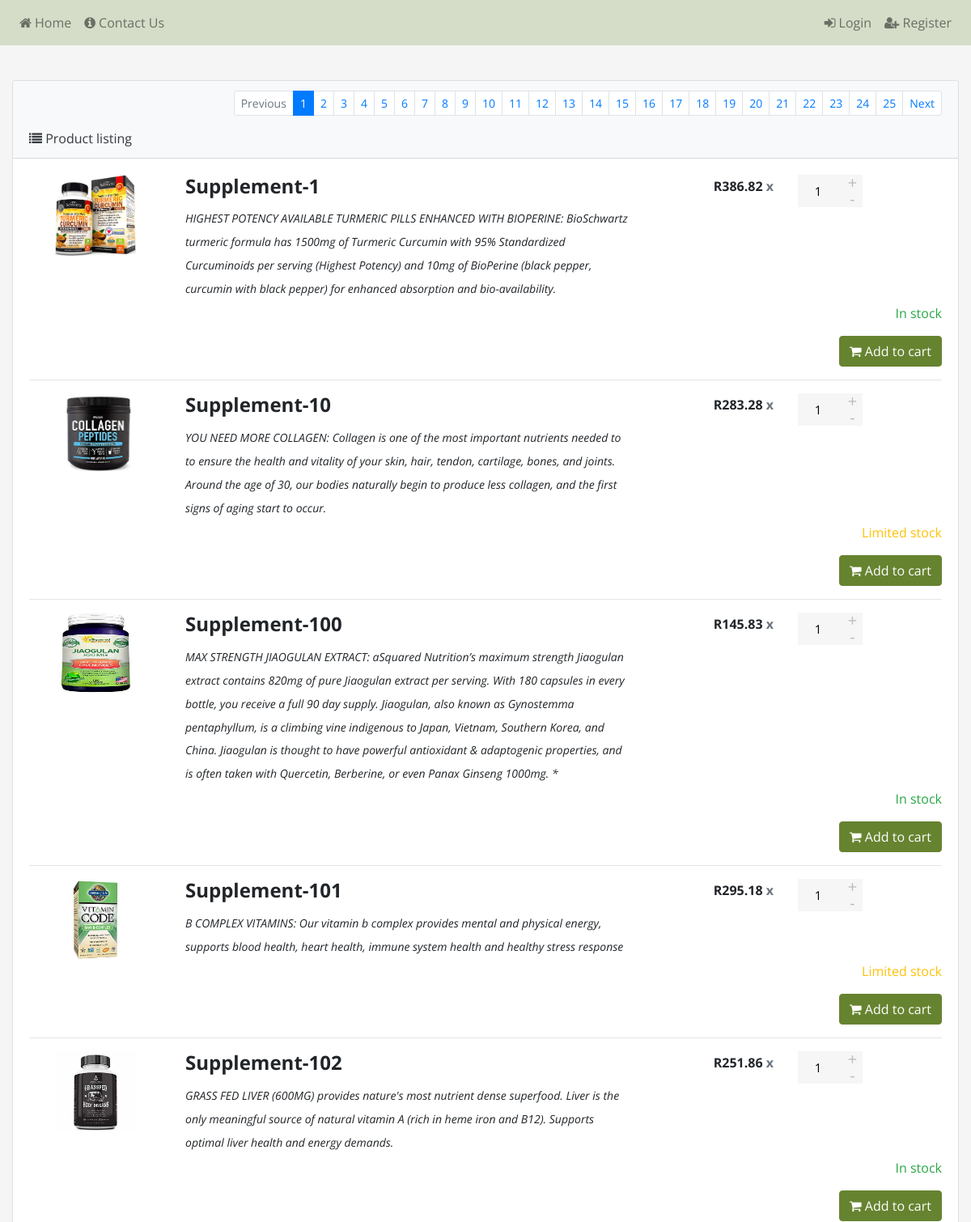
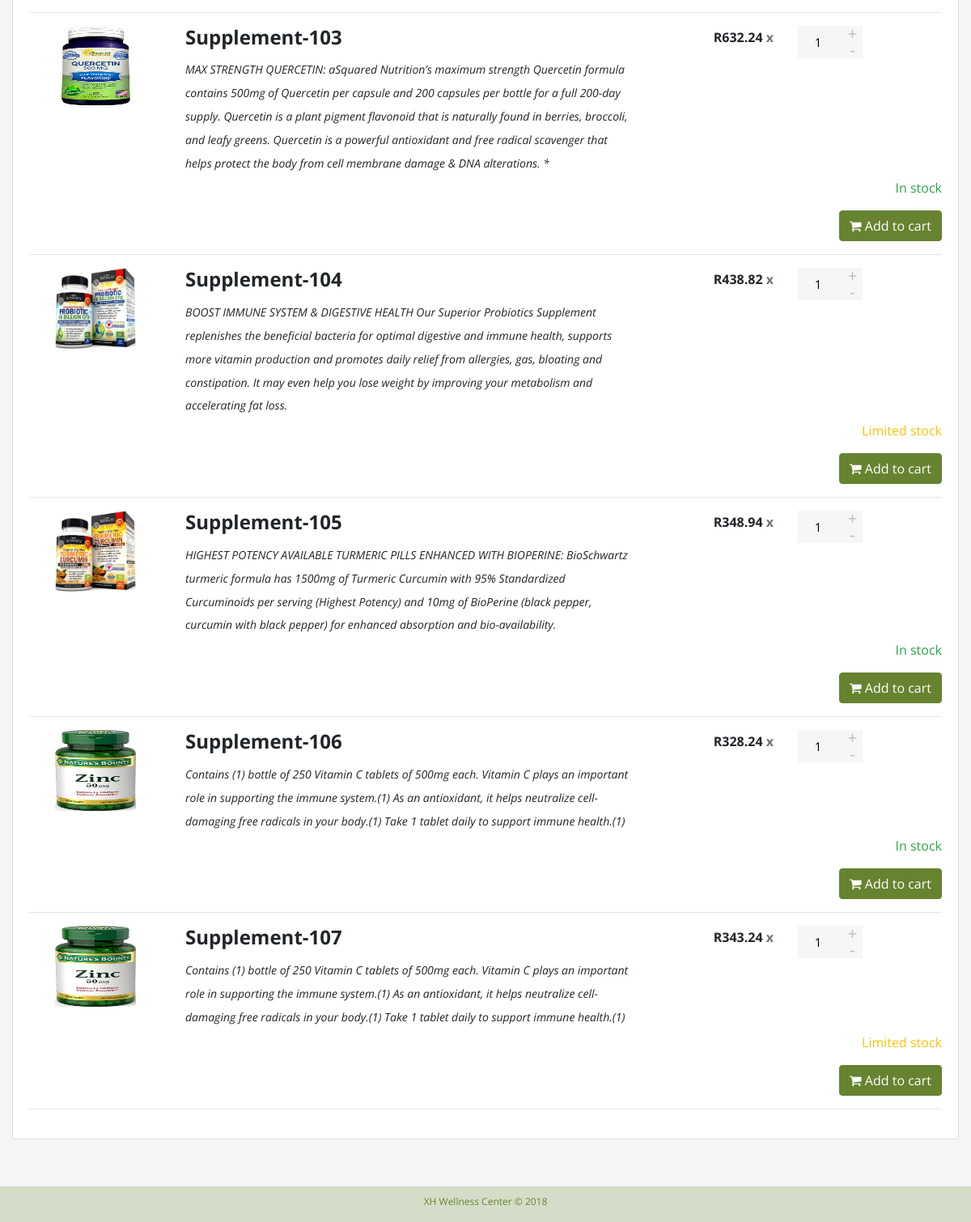
/products.php, run on the app's committed database (2 pictures, top to bottom).
### tables this page shows
CREATE TABLE `supplements` (
  `supplement_id` varchar(50) NOT NULL,
  `description_id` int(11) UNSIGNED DEFAULT NULL,
  `cost_excl` decimal(13,2) NOT NULL,
  `cost_incl` decimal(13,2) NOT NULL,
  `perc_inc` decimal(13,2) NOT NULL,
  `cost_client` decimal(13,2) NOT NULL,
  `supplier_id` int(11) UNSIGNED DEFAULT NULL,
  `min_levels` int(11) NOT NULL,
  `stock_levels` int(11) NOT NULL,
  `nappi_code` varchar(255) NOT NULL
);

CREATE TABLE `supplement_descriptions` (
  `description_id` int(11) UNSIGNED NOT NULL,
  `supplement_description` varchar(255) NOT NULL,
  `long_description` text NOT NULL,
  `img_path` varchar(255) NOT NULL
);

### classes/Database.php (called while the page is built, shortened)
<?php
class Database {
    private $host = DB_HOST;
    private $user = DB_USER;
    private $pass = DB_PASS;
    private $dbname = DB_NAME;
    private $dbh;
    public function __construct() {
        $dsn = 'mysql:host=' . $this->host . ';dbname=' . $this->dbname;
        $options = array(
            PDO::ATTR_PERSISTENT => true,
            PDO::ATTR_ERRMODE => PDO::ERRMODE_EXCEPTION
        );
        try {
            $this->dbh = new PDO($dsn, $this->user, $this->pass, $options);
        } catch(PDOException $e) {
            $this->error = $e->getMessage();
        }
    }
    public function query($query) {
        $this->stmt = $this->dbh->prepare($query);
    }
    public function bind($param, $value, $type = null) {
        if (is_null($type)) {
            switch (true) {
                case is_int($value):
                    $type = PDO::PARAM_INT;
                    break;
                default:
                    $type = PDO::PARAM_STR;
            }
        }
        $this->stmt->bindValue($param, $value, $type);
    }
    public function execute() {
        return $this->stmt->execute();
    }
    public function resultset() {
        $this->execute();
        return $this->stmt->fetchAll(PDO::FETCH_ASSOC);
    }
    public function single() {
        $this->execute();
        return $this->stmt->fetch(PDO::FETCH_ASSOC);
    }
}
?>

### controller/product_controller.php (called while the page is built, shortened)
<?php
require_once('classes/Product.php');
function getProducts($start_from, $limit_val) {
    $database = new Database();
    $database->query('SELECT supplement_id FROM supplements ORDER BY supplement_id ASC LIMIT :start_from, :limit_val');
    $database->bind(':start_from', $start_from);
    $database->bind(':limit_val', $limit_val);
    $data = $database->resultset();
    if (!empty($data)) {
        foreach ($data as $value) {
            $product = new Product($value['supplement_id']);
            $array[] = $product->get_product_card();
        }
    }
    return $array;
}
function getProductsTotal() {
    $database = new Database();
    $database->query('SELECT COUNT(supplement_id) AS total_supplements FROM supplements');
    $row = $database->single();
    if (!empty($row)) {
       return $row['total_supplements'];
    }
}
?>

### classes/Product.php (called while the page is built, shortened)
<?php
require_once('Database.php');
class Product {
    protected $supplement_id, $description, $long_description, $cost_excl, $cost_incl, $perc_inc;
    protected $cost_client, $supplier_id, $min_levels, $stock_levels, $nappi_code, $product_img;
    protected $database;
    public function __construct($supplement_id = null) {
        $this->database = new Database();
        if (!is_null($supplement_id)) {
            $this->set_product_data($supplement_id);
        }
    }
    private function set_product_data($supplement_id) {
        $this->database->query('SELECT * FROM supplements INNER JOIN supplement_descriptions on supplements.description_id = supplement_descriptions.description_id WHERE supplement_id = :supplement_id');
        $this->database->bind(':supplement_id', $supplement_id);
        $row = $this->database->single();
        if (!empty($row)) {
            $this->supplement_id = $row['supplement_id'];
            $this->description = $row['supplement_description'];
            $this->long_description = $row['long_description'];
            $this->cost_client = $row['cost_client'];
            $this->stock_levels = $row['stock_levels'];
            $this->product_img = $row['img_path'];
        }
    }
    public function get_supplement_id() {
        return $this->supplement_id;
    }
    public function get_description() {
        return $this->description;
    }
    public function get_long_description() {
        return $this->long_description;
    }
    public function get_cost_client() {
        return $this->cost_client;
    }
    public function get_stock_levels() {
        return $this->stock_levels;
    }
    public function get_product_img() {
        return $this->product_img;
    }
    public function get_product_card() {
        $stock_level = $this->get_stock_levels();
        if ($stock_level > 0 && $stock_level <= 10) {
            $stock_status = 'Limited stock';
            $stock_style = 'text-warning';
        } else if ($stock_level > 10) {
            $stock_status = 'In stock';
            $stock_style = 'text-success';
        } else {
            $stock_status = 'Out of stock';
            $stock_style = 'text-danger';
        }
        $product_card = [
            "supplement_id" => $this->get_supplement_id(),
            "long_description" => $this->get_long_description(),
            "stock_status" => $stock_status,
            "stock_style" => $stock_style,
            "cost" => 'R' . number_format($this->get_cost_client(), 2, '.', ' '),
            "description" => $this->get_description(),
            "img" => $this->get_product_img()
        ];
        return $product_card;
    }
}
?>

### products.php (the view, shortened to what this page needs)
<?php
require_once($_SERVER["DOCUMENT_ROOT"] .'/xpress_health/controller/product_controller.php');
$limit = 10;
$page = (isset($_GET["page"])) ? $_GET["page"] : 1 ;
$start_from = ($page-1) * $limit;
$products = getProducts($start_from, $limit);
$products_total = getProductsTotal();
$total_pages = ceil($products_total / $limit);
?>
<!DOCTYPE html>
<html lang="en">
  <head>
    <link rel="stylesheet" href="https://stackpath.bootstrapcdn.com/bootstrap/4.1.2/css/bootstrap.min.css">
    <link href="https://stackpath.bootstrapcdn.com/font-awesome/4.7.0/css/font-awesome.min.css" rel="stylesheet">
    <link href="assets/libraries/noty/lib/noty.css" rel="stylesheet">
    <link rel="stylesheet"  href="assets/libraries/noty/lib/themes/bootstrap-v4.css" />
    <link rel="stylesheet" href="assets/css/style.css">
    <link rel="stylesheet" href="assets/css/product.css">
  </head>
  <body>
    <nav class="navbar navbar-expand-lg fixed-top navbar-light">
      <div class="collapse navbar-collapse" id="navbarToggler">
        <ul class="navbar-nav mr-auto mt-2 mt-lg-0">
          <li class="nav-item">
            <a class="nav-link" href="index.php"><i class="fa fa-home"></i> Home</a>
          </li>
          <li class="nav-item">
            <a class="nav-link" href="contact.html"><i class="fa fa-info-circle"></i> Contact Us</a>
          </li>
        </ul>
        <ul class="navbar-nav mr-right mt-2 mt-lg-0">
          <?php if (!isset($_SESSION['client_name'])) { ?>
            <li class="nav-item">
              <a class="nav-link" href="login.html"><i class="fa fa-sign-in"></i> Login</a>
            </li>
            <li class="nav-item">
              <a class="nav-link" href="register.html"><i class="fa fa-user-plus"></i> Register</a>
            </li>
          <?php } ?>
        </ul>
      </div>
    </nav>
    <div class="container-fluid">
      <div class="card shopping-cart">
        <div class="card-header bg-light text-dark">
        <nav class="pagination-bar">
          <ul class="pagination justify-content-end pagination-sm">
            <?php if ($page > 1) { ?>
              <li class="page-item">
                <a class="page-link" href="products.php?page=<?php echo $page - 1 ?>" tabindex="-1">Previous</a>
              </li>
            <?php } else { ?>
              <li class="page-item disabled">
                <a class="page-link" href="#" tabindex="-1">Previous</a>
              </li>
            <?php } ?>
            <?php for ($i=1; $i<=$total_pages; $i++) : ?>
                <?php if ($i == $page) { ?>
                  <li class="page-item active"><a class="page-link" href="products.php?page=<?php echo $i ?>"><?php echo $i ?></a></li>
                <?php } else { ?>
                  <li class="page-item"><a class="page-link" href="products.php?page=<?php echo $i ?>"><?php echo $i ?></a></li>
                <?php } ?>
            <?php endfor; ?>
            <?php if ($page < $total_pages) { ?>
              <li class="page-item">
                <a class="page-link" href="products.php?page=<?php echo $page + 1 ?>">Next</a>
              </li>
            <?php } else { ?>
              <li class="page-item disabled">
                <a class="page-link" href="#">Next</a>
              </li>
            <?php } ?>
          </ul>
        </nav>
          <i class="fa fa-list" aria-hidden="true"></i>
          Product listing
        </div>
        <div class="card-body">
          <?php
            if (isset($products) && count($products) > 0) {
              foreach ($products as $product) :
          ?>
                <div class="row">
                  <div class="col-12 col-sm-12 col-md-2 text-center">
                    <img class="img-responsive" src="<?php echo $product['img'] ?>" alt="prewiew" width="100" height="100">
                  </div>
                  <div class="col-12 text-sm-center col-sm-12 text-md-left col-md-6">
                    <h4 class="product-name"><strong><?php echo $product['supplement_id'] ?></strong></h4>
                    <h4>
                        <small><?php echo htmlspecialchars($product['long_description']) ?></small>
                    </h4>
                  </div>
                  <div class="col-12 col-sm-12 text-sm-center col-md-4 text-md-right row">
                    <div class="col-3 col-sm-3 col-md-6 text-md-right" style="padding-top: 5px">
                      <h6><strong><?php echo $product['cost'] ?> <span class="text-muted">x</span></strong></h6>
                    </div>
                    <div class="col-4 col-sm-4 col-md-4">
                      <div class="quantity">
                        <input type="button" value="+" class="plus" onclick="add_qty('<?php echo $product['supplement_id'] ?>')">
                        <input type="number" step="1" max="99" min="1" id="<?php echo $product['supplement_id'].'_qty' ?>" value="1" title="Qty" class="qty"
                              size="4" readonly>
                        <input type="button" value="-" class="minus" onclick="remove_qty('<?php echo $product['supplement_id'] ?>')">
                      </div>
                    </div>
                  </div>
                </div>
                <div class="row">
                  <div class="col-6"></div>
                  <div class="col-6 col-sm-6 col-md-6 text-md-right">
                      <div class="<?php echo $product['stock_style'] ?>">
                        <p><?php echo $product['stock_status'] ?></p>
                      </div>
                      <div class="text-right">
                        <?php if ($product['stock_status'] != 'Out of stock') { ?>
                          <a href="#" onclick="buy('<?php echo $product['supplement_id'] ?>');return false;" class="btn btn-success" title="Buy"><i class="fa fa-shopping-cart"></i> Add to cart</a>
                        <?php } else { ?>
                          <a href="#" disabled class="btn btn-success" title="Buy"><i class="fa fa-shopping-cart"></i> Add to cart</a>
                        <?php } ?>
                      </div>
                  </div>
                </div>
                <hr>
          <?php
              endforeach;
          ?>
        </div>
        <?php } else { ?>
            <h4 class="empty_cart">No products found</h4>
        <?php } ?>
      </div>
    </div>
    <footer>
      <div class="container text-center">
        <div class="row">
          <div class="col-12">
            <p>XH Wellness Center &copy; 2018</p>
          </div>
        </div>
      </div>
    </footer>
  </body>
</html>

### assets/css/style.css (style rules this page uses)
html, body { height: 100%; font-family: 'Open Sans', sans-serif; }
nav { background-color: #D5DDC8 !important; }
footer { padding-top: 10px; font-size: 12px; background-color: #D5DDC8; color: #668330; }
.btn-success { background-color: #668330; border-color: #668330; }

### assets/css/product.css (style rules this page uses)
html, body { height: 100%; }
body { padding-top: 40px; padding-bottom: 40px; background-color: #f5f5f5; }
.quantity { float: left; margin-right: 15px; background-color: #eee; position: relative; width: 80px; overflow: hidden }
.quantity input { margin: 0; text-align: center; width: 15px; height: 15px; padding: 0; float: right; color: #000; font-size: 20px; border: 0; outline: 0; background-color: #F6F6F6 }
.quantity input.qty { position: relative; border: 0; width: 100%; height: 40px; padding: 10px 25px 10px 10px; text-align: center; font-weight: 400; font-size: 15px; border-radius: 0; background-clip: padding-box }
.quantity .minus, .quantity .plus { line-height: 0; background-clip: padding-box; -webkit-border-radius: 0; -moz-border-radius: 0; border-radius: 0; -webkit-background-size: 6px 30px; -moz-background-size: 6px 30px; color: #bbb; font-size: 20px; position: absolute; height: 50%; border: 0; right: 0; padding: 0; width: 25px; z-index: 3 }
.quantity .minus { bottom: 0 }
.shopping-cart { margin-top: 5%; margin-bottom: 5%; }
small { font-size: 14px; font-style: oblique; }
.pagination-bar { background-color: inherit !important; }

### data on the page
supplements: description.img_path (picture), supplement_id "Supplement-1", description.long_description "HIGHEST POTENCY AVAILABLE TURMERIC PILLS ENHANCED WITH BIOPERINE: BioSchwartz turmeric formula has 1500mg of Turmeric Curcumin with 95% Standardized Curcuminoids per serving (Highest Potency) and 10mg of BioPerine (black pepper, curcumin with black pepper) for enhanced absorption and bio-availability.", cost "R386.82", stock_status "In stock"
supplements: description.img_path (picture), supplement_id "Supplement-10", description.long_description "YOU NEED MORE COLLAGEN: Collagen is one of the most important nutrients needed to to ensure the health and vitality of your skin, hair, tendon, cartilage, bones, and joints. Around the age of 30, our bodies naturally begin to produce less collagen, and the first signs of aging start to occur.", cost "R283.28", stock_status "Limited stock"
supplements: description.img_path (picture), supplement_id "Supplement-100", description.long_description "MAX STRENGTH JIAOGULAN EXTRACT: aSquared Nutrition’s maximum strength Jiaogulan extract contains 820mg of pure Jiaogulan extract per serving. With 180 capsules in every bottle, you receive a full 90 day supply. Jiaogulan, also known as Gynostemma pentaphyllum, is a climbing vine indigenous to Japan, Vietnam, Southern Korea, and China. Jiaogulan is thought to have powerful antioxidant & adaptogenic properties, and is often taken with Quercetin, Berberine, or even Panax Ginseng 1000mg. *", cost "R145.83", stock_status "In stock"
supplements: description.img_path (picture), supplement_id "Supplement-101", description.long_description "B COMPLEX VITAMINS: Our vitamin b complex provides mental and physical energy, supports blood health, heart health, immune system health and healthy stress response", cost "R295.18", stock_status "Limited stock"
supplements: description.img_path (picture), supplement_id "Supplement-102", description.long_description "GRASS FED LIVER (600MG) provides nature's most nutrient dense superfood. Liver is the only meaningful source of natural vitamin A (rich in heme iron and B12). Supports optimal liver health and energy demands.", cost "R251.86", stock_status "In stock"
supplements: description.img_path (picture), supplement_id "Supplement-103", description.long_description "MAX STRENGTH QUERCETIN: aSquared Nutrition’s maximum strength Quercetin formula contains 500mg of Quercetin per capsule and 200 capsules per bottle for a full 200-day supply. Quercetin is a plant pigment flavonoid that is naturally found in berries, broccoli, and leafy greens. Quercetin is a powerful antioxidant and free radical scavenger that helps protect the body from cell membrane damage & DNA alterations. *", cost "R632.24", stock_status "In stock"
supplements: description.img_path (picture), supplement_id "Supplement-104", description.long_description "BOOST IMMUNE SYSTEM & DIGESTIVE HEALTH Our Superior Probiotics Supplement replenishes the beneficial bacteria for optimal digestive and immune health, supports more vitamin production and promotes daily relief from allergies, gas, bloating and constipation. It may even help you lose weight by improving your metabolism and accelerating fat loss.", cost "R438.82", stock_status "Limited stock"
supplements: description.img_path (picture), supplement_id "Supplement-105", description.long_description "HIGHEST POTENCY AVAILABLE TURMERIC PILLS ENHANCED WITH BIOPERINE: BioSchwartz turmeric formula has 1500mg of Turmeric Curcumin with 95% Standardized Curcuminoids per serving (Highest Potency) and 10mg of BioPerine (black pepper, curcumin with black pepper) for enhanced absorption and bio-availability.", cost "R348.94", stock_status "In stock"
supplements: description.img_path (picture), supplement_id "Supplement-106", description.long_description "Contains (1) bottle of 250 Vitamin C tablets of 500mg each. Vitamin C plays an important role in supporting the immune system.(1) As an antioxidant, it helps neutralize cell-damaging free radicals in your body.(1) Take 1 tablet daily to support immune health.(1)", cost "R328.24", stock_status "In stock"
supplements: description.img_path (picture), supplement_id "Supplement-107", description.long_description "Contains (1) bottle of 250 Vitamin C tablets of 500mg each. Vitamin C plays an important role in supporting the immune system.(1) As an antioxidant, it helps neutralize cell-damaging free radicals in your body.(1) Take 1 tablet daily to support immune health.(1)", cost "R343.24", stock_status "Limited stock"
